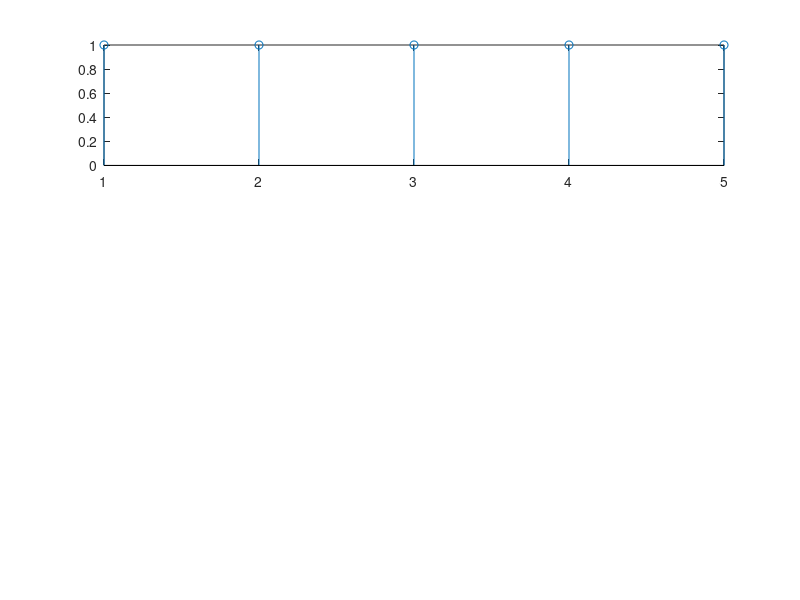

MATLAB code to generate this figure:
% IWAN DWI PURWANTO / 09 / 2A - D3TE
L=input('Panjang gelombang(>=10):');
P=input('Lebar pulsa (lebih kecil dari L):');
for n=1:L
if n<=P
x(n)=1;
else x(n)=0;
end
end
t=1:L;
subplot(3,1,1)
stem(t,x)